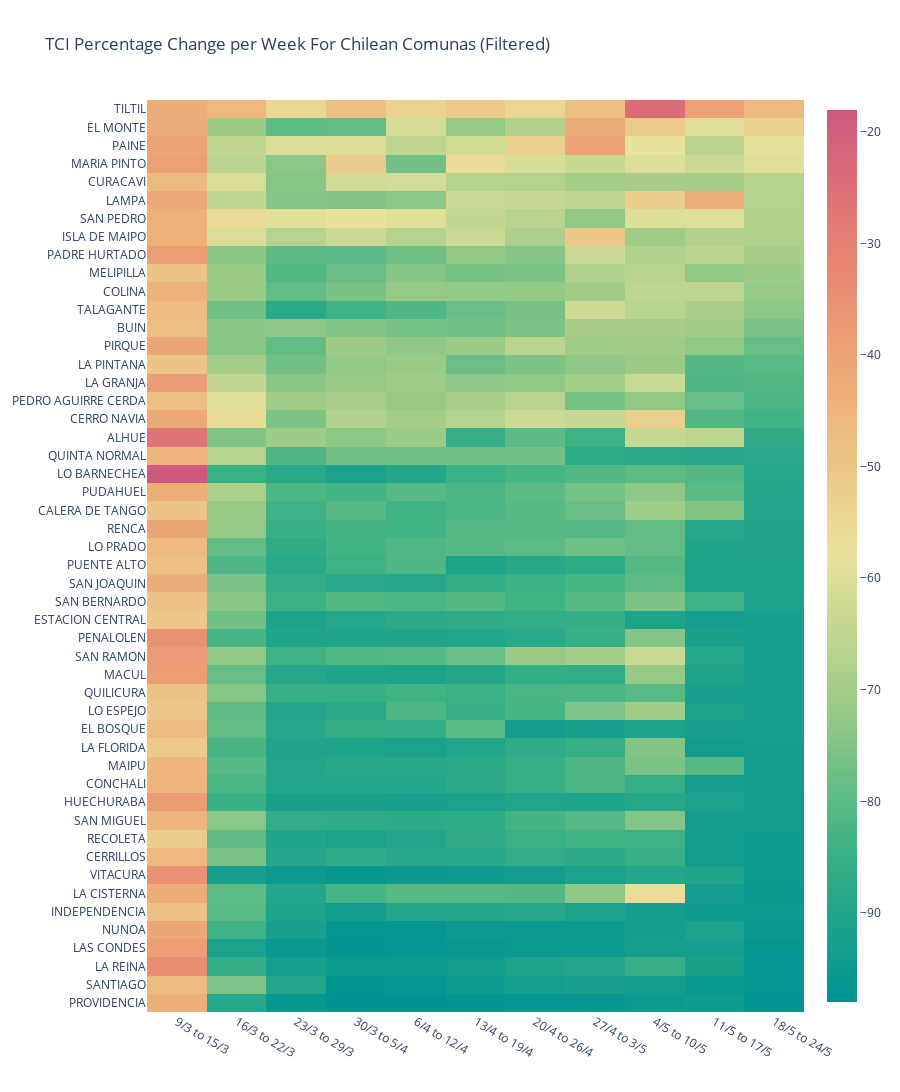

The code cell stored with this chart in its notebook:
### Markdown cell above
### Heatmap Filtered

### Code cell
comunas = unique.query('weekly_coef_var < 0.5').query('osm_index > 0.1').index

to_plot = weekly.pivot_table(columns='week_number', index='grid_id', values='tci_perc_change').iloc[:, :-1]
to_plot = to_plot[to_plot.index.isin(comunas)]
to_plot = sort_index('last-max', to_plot)
to_plot = to_plot.rename(columns=week_dict)

fig = go.Figure(data=go.Heatmap(
    _df_to_plotly(to_plot),
    colorscale='temps'
))

fig.update_layout(
    title= 
        iplottitle('TCI Percentage Change per Week For Chilean Comunas (Filtered)', 80),
    height=1100
)
fig.write_html(open(OUTPUT_PATH / 'heatmap_weekly_filtered.html', 'w'))
fig.show()

### Figure 1 — Plotly figure (JSON) as saved in the notebook; plotly's stock layout.template omitted (floating-point values rounded to 4 significant figures; data arrays with more than 128 entries replaced by an {"elided": "..."} marker saying what was removed)
{"data": [{"colorscale": [[0, "rgb(0, 147, 146)"], [0.1667, "rgb(57, 177, 133)"], [0.3333, "rgb(156, 203, 134)"], [0.5, "rgb(233, 226, 156)"], [0.6667, "rgb(238, 180, 121)"], [0.8333, "rgb(232, 132, 113)"], [1, "rgb(207, 89, 126)"]], "type": "heatmap", "x": ["9/3 to 15/3", "16/3 to 22/3", "23/3 to 29/3", "30/3 to 5/4", "6/4 to 12/4", "13/4 to 19/4", "20/4 to 26/4", "27/4 to 3/5", "4/5 to 10/5", "11/5 to 17/5", "18/5 to 24/5"], "y": ["PROVIDENCIA", "SANTIAGO", "LA REINA", "LAS CONDES", "NUNOA", "INDEPENDENCIA", "LA CISTERNA", "VITACURA", "CERRILLOS", "RECOLETA", "SAN MIGUEL", "HUECHURABA", "CONCHALI", "MAIPU", "LA FLORIDA", "EL BOSQUE", "LO ESPEJO", "QUILICURA", "MACUL", "SAN RAMON", "PENALOLEN", "ESTACION CENTRAL", "SAN BERNARDO", "SAN JOAQUIN", "PUENTE ALTO", "LO PRADO", "RENCA", "CALERA DE TANGO", "PUDAHUEL", "LO BARNECHEA", "QUINTA NORMAL", "ALHUE", "CERRO NAVIA", "PEDRO AGUIRRE CERDA", "LA GRANJA", "LA PINTANA", "PIRQUE", "BUIN", "TALAGANTE", "COLINA", "MELIPILLA", "PADRE HURTADO", "ISLA DE MAIPO", "SAN PEDRO", "LAMPA", "CURACAVI", "MARIA PINTO", "PAINE", "EL MONTE", "TILTIL"], "z": {"elided": "50x11 float values"}}], "layout": {"height": 1100, "title": {"text": "TCI Percentage Change per Week For Chilean Comunas (Filtered)"}}}
